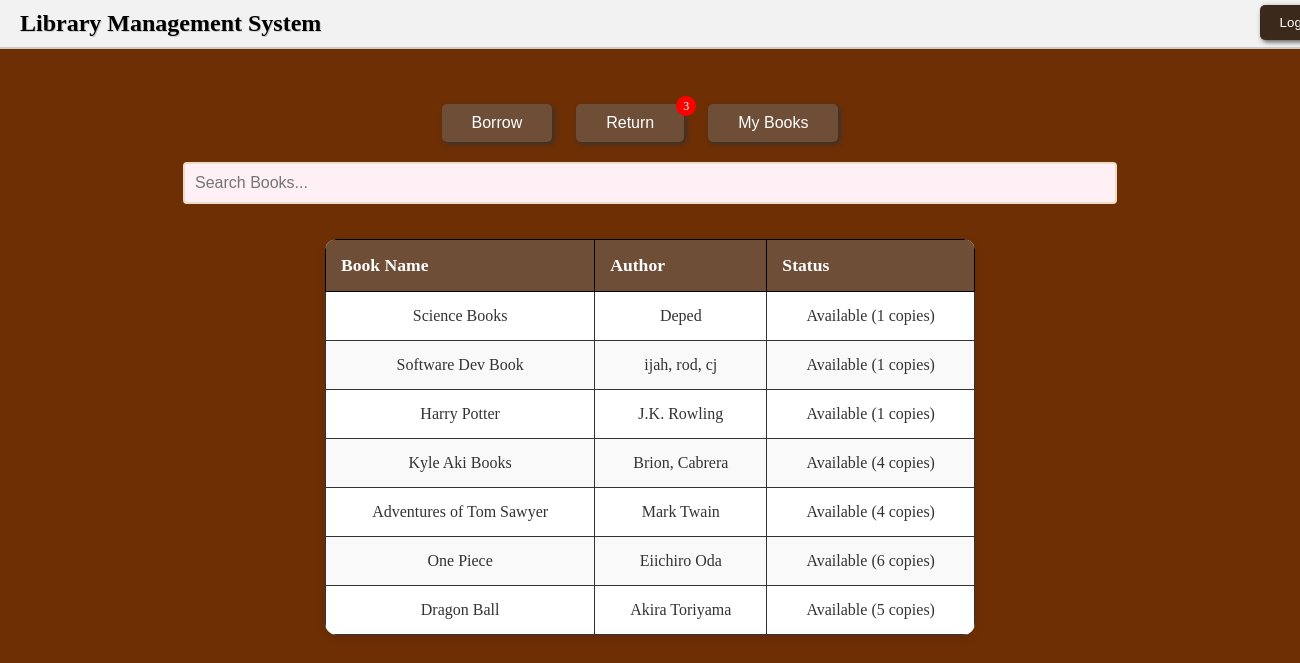
The app's page /member/homepage (signed in), older data.
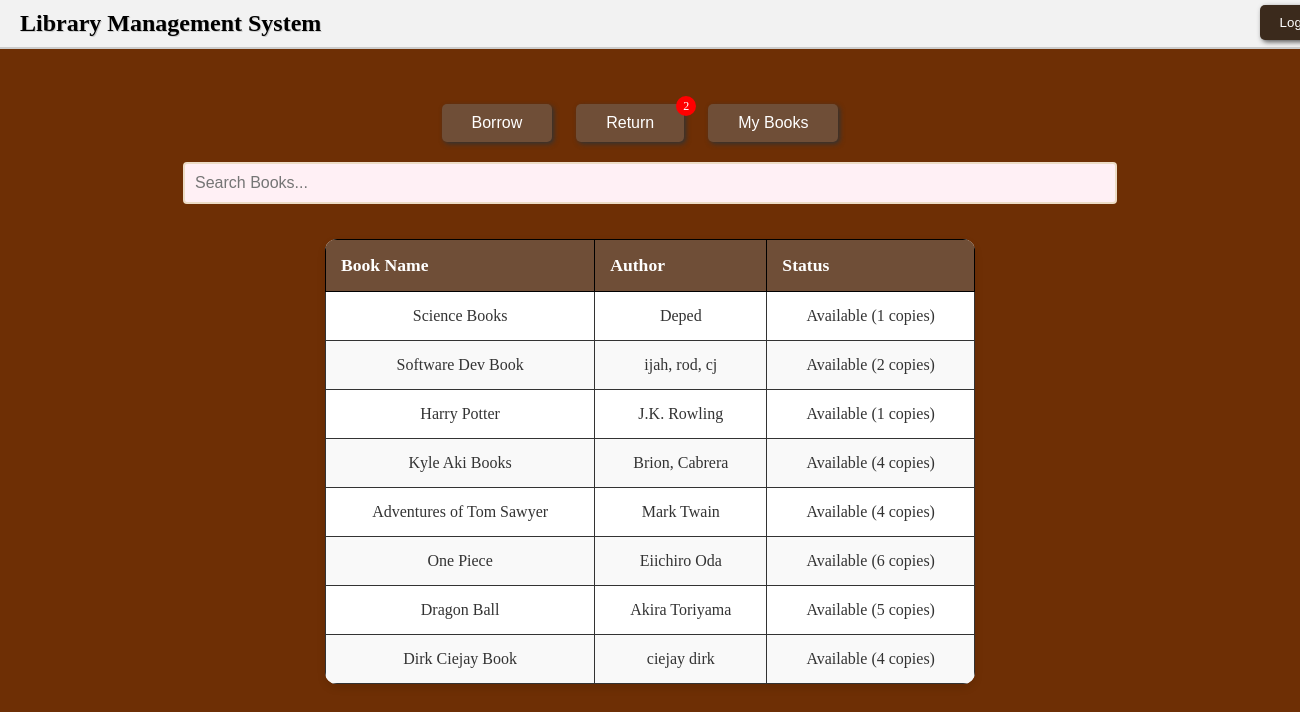
The same page, newer data.
### website/models.py (models this page shows, shortened)
class Book(db.Model):
    id = db.Column(db.Integer, primary_key=True)
    title = db.Column(db.String(255), nullable=False)
    author = db.Column(db.String(255), nullable=False)
    isbn = db.Column(db.String(20), unique=True, nullable=False)
    available_copies = db.Column(db.Integer, default=1)

### website/views.py (the view)
@views.route('/member/homepage')
@login_required
def member_homepage():
    books = Book.query.all()
    borrowed_books = BorrowRecord.query.filter_by(user_id=current_user.id, returned=False).all()
    borrowed_count = len(borrowed_books)
    return render_template('member_home.html', books=books, borrowed_books=borrowed_books, borrowed_count=borrowed_count)

### website/__init__.py (called while the page is built)
def create_app():
    app = Flask(__name__)
    app.config["SECRET_KEY"] = 'aobwduiao'
    app.config['SQLALCHEMY_DATABASE_URI'] = f'sqlite:///library.db'
    db.init_app(app)
    migrate.init_app(app, db)
    bcrypt.init_app(app)
    login_manager.init_app(app)
    @login_manager.user_loader
    def load_user(user_id):
        return User.query.get(int(user_id))
    from .auth import auth
    app.register_blueprint(auth)
    from .views import views
    app.register_blueprint(views)
    with app.app_context():
        try:
            with db.engine.connect() as connection:
                connection.execute(text("SELECT 1"))
            print("Database connection successful!")
        except Exception as e:
            print(f"Database connection failed: {e}")
    create_database(app)
    return app

### website/templates/member_home.html (shortened to what this page needs)
{% extends "base.html" %}
{% block content %}
  <div class="container-member">
    <div class="header2">
      <h1>Library Management System</h1>
    </div>
    <button class="logout-btns" onclick="popLogout()">Logout</button>
    <div class="actions">
      <button class="action-btn" onclick="showBorrowBooks()">Borrow</button>
      <div class="button-container">
        <button class="action-btn" onclick="popReturn()">Return</button>
        <span class="badge" id="borrowBadge">{{ borrowed_count }}</span>
      </div>
      <button class="action-btn" onclick="showMyBooks()">My Books</button>
    </div>
    <div class="search-bar-member" style="margin-top: 20px;">
      <input type="text" id="searchInput" placeholder="Search Books..." onkeyup="searchBooks()">
    </div>
    <div class="table-member">
      <table>
        <thead>
          <tr>
            <th>Book Name</th>
            <th>Author</th>
            <th>Status</th>
          </tr>
        </thead>
        <tbody>
          {% for book in books %}
          <tr>
            <td>{{ book.title }}</td>
            <td>{{ book.author }}</td>
            <td>
              {% if book.available_copies > 0 %}
                Available ({{ book.available_copies }} copies)
              {% else %}
                Not Available
              {% endif %}
            </td>
          </tr>
          {% endfor %}
        </tbody>
      </table>
    </div>
  </div>
{% endblock %}

Row changes from the older to the newer data that the page shows:
changed Book "Software Dev Book": available_copies "1" → "2"
added Book: title "Dirk Ciejay Book", author "ciejay dirk", available_copies "4"
Text that changed along with them:
{{ borrowed_count }}: "3" → "2"
